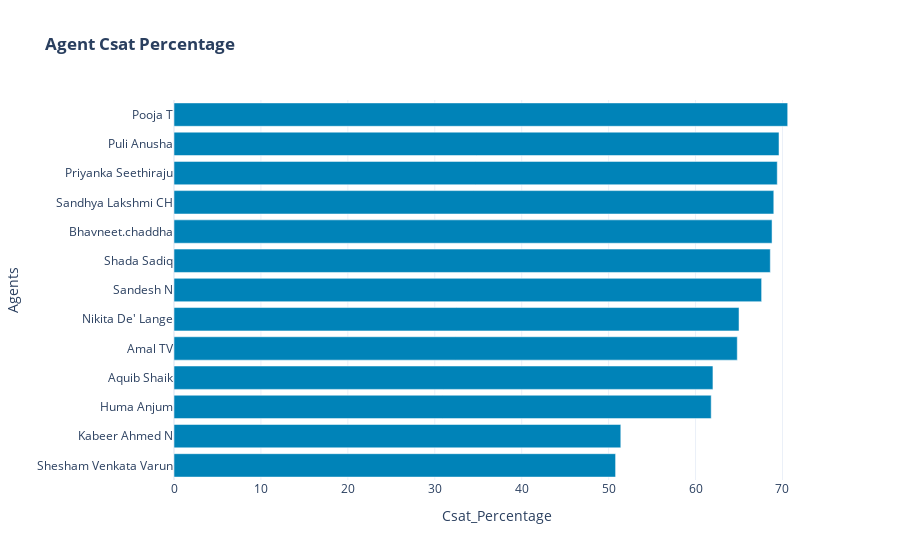

Source (notebook cell):
### Code cell
fig_csat_agent_percentage

### Figure 1 — Plotly figure (JSON) as saved in the notebook; plotly's stock layout.template omitted (floating-point values rounded to 4 significant figures)
{"data": [{"alignmentgroup": "True", "hovertemplate": "Csat_Percentage=%{x}<br>Agents=%{y}<extra></extra>", "legendgroup": "", "marker": {"color": "#0083B8", "pattern": {"shape": ""}}, "name": "", "offsetgroup": "", "orientation": "h", "showlegend": false, "textposition": "auto", "type": "bar", "x": [50.8, 51.4, 61.8, 62, 64.8, 65, 67.6, 68.6, 68.8, 69, 69.4, 69.6, 70.6], "xaxis": "x", "y": ["Shesham Venkata Varun", "Kabeer Ahmed N", "Huma Anjum", "Aquib Shaik", "Amal TV", "Nikita De' Lange", "Sandesh N", "Shada Sadiq", "Bhavneet.chaddha", "Sandhya Lakshmi CH", "Priyanka Seethiraju", "Puli Anusha", "Pooja T"], "yaxis": "y"}], "layout": {"barmode": "relative", "legend": {"tracegroupgap": 0}, "title": {"text": "<b>Agent Csat Percentage</b>"}, "xaxis": {"anchor": "y", "domain": [0, 1], "title": {"text": "Csat_Percentage"}}, "yaxis": {"anchor": "x", "domain": [0, 1], "title": {"text": "Agents"}}}}
